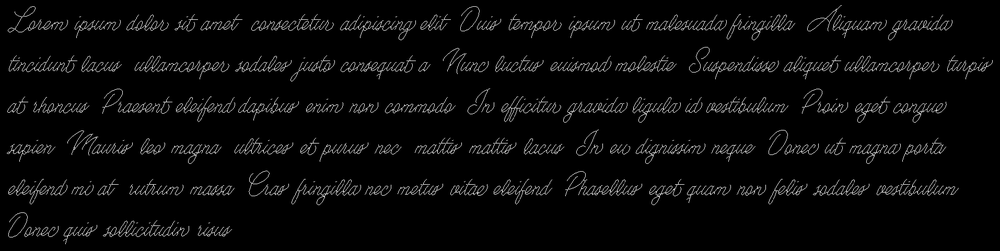
#> input picture imagens/documentos/cursivo_skeletonize_imagej.png, 1000 x 251 px, shrunk from 1914 x 481 before the run
$ jupyter execute tentativa2.ipynb   (shell and % lines are left out)
#> lines starting #> are read from the running program, lines starting #| are printed output that depends on the picture; after the words box and inside, x2 and y2 are one past the last pixel; in counts of white or black regions, pixels touching at a corner belong together
## inicio

[cell 1]
import cv2 as cv
import matplotlib.pyplot as plt
import numpy as np
import os

[cell 2]
file_string = "./imagens/documentos/cursivo_skeletonize_imagej.png"
gmap = plt.cm.gray
line_dir = "./imagens/linhas/"
word_dir = "./imagens/palavras/"
if not os.path.exists(line_dir):
    os.mkdir(line_dir)
if not os.path.exists(word_dir):
    os.mkdir(word_dir)

## Definindo funcoes

[cell 3]
def find_words(img):
    h,w = img.shape

    inicial = 0
    final = 0
    palavras = []
    empty_line_count = 0

    max_empty_lines = 4
    min_gap_size = 5


    for x in range(0, w):
        sum = 0
        for y in range(0,h):
            sum += img[y][x]
        col_avg = sum/h
        line_is_empty = col_avg == 255

        if line_is_empty:
                empty_line_count+=1

                if empty_line_count == max_empty_lines:
                    final = x
                    gap_size = final - inicial

                    if gap_size > min_gap_size:
                        palavras.append(img[:, inicial:final])

                elif empty_line_count>4:
                    if col_avg == 255:
                        empty_line_count = 0
                    inicial = final
    return palavras

[cell 4]
def find_lines(img):
    h, w = img.shape
    i=0
    start = 0
    end = 0
    lines=[]

    for y in range(0, h):
        sum = 0
        for x in range(0,w):
            sum += img[y][x]
        line_avg = sum/w
        if line_avg == 255:
            i+=1

            if i == 4:
                end = y

                if end - start > 15:
                    n = lines.append(img[start:end, ])
                    #print(start, end)

                start = end

            elif i>4:
                if line_avg == 255:
                    i = 0

    return lines

[cell 5]
def save_results(array, dir, name:str = ""):
    i=0
    for img in array:
        cv.imwrite(f"{dir}{name+str(i)}.png", img)
        i+=1

### testes

[cell 6]
def hor_density(img,h:int,w:int,min_h : int = 0,min_w : int = 0):
    most = 0
    least = 255
    avg_img = 0

    for y in range(min_h, h):
        sum = 0
        for x in range(min_w,w):
            sum += img[y][x]

        avg_line = sum/(w-min_w)
        avg_img += avg_line

        if avg_line > most:
            most = avg_line
        elif avg_line < least:
            least = avg_line

    avg_img = avg_img/(h-min_h)

    return avg_img, most, least

[cell 7]
def ver_density(img,h:int,w:int,min_h : int = 0,min_w : int = 0):
    most = 0
    least = 255
    avg_img = 0

    for x in range(min_w, w):
        sum = 0
        for y in range(min_h, h):
            sum += img[y][x]

        avg_col = sum/(h-min_h)
        avg_img += avg_col

        if avg_col > most:
            most = avg_col
        elif avg_col < least:
            least = avg_col

    avg_img = avg_img/(w-min_w)

    return avg_img, most, least

## imagem inicial

[cell 8]
def initial(file:str):
    img = cv.imread(file)
#> img is the input picture: shape (251, 1000, 3); min 0, max 217, mean 9.4
    img_inverted = cv.bitwise_not(img)
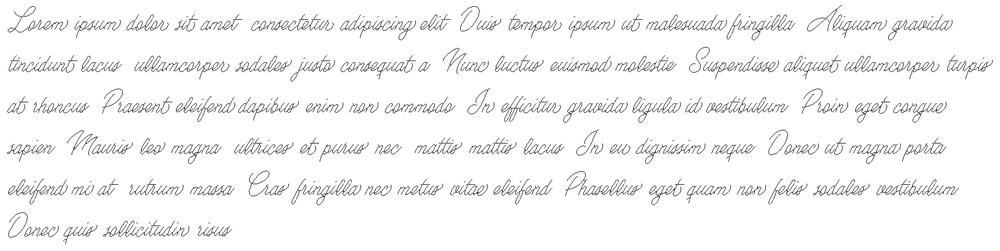
#> img_inverted: shape (251, 1000, 3); min 38, max 255, mean 245.6
    img_gs = cv.cvtColor(img_inverted, cv.COLOR_RGB2GRAY)
    _, img_otsu = cv.threshold(img_gs, 128, 255, cv.THRESH_OTSU)
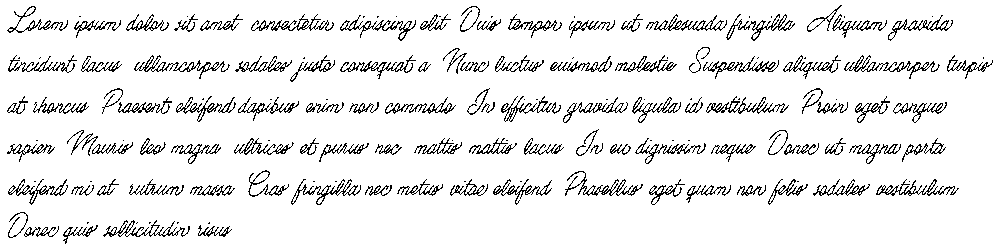
#> img_otsu: shape (251, 1000); 92.1% white; black in thin lines or dots
    #https://matplotlib.org/stable/users/explain/colors/colormaps.html

    return img_otsu, img_otsu.shape[0], img_otsu.shape[1]

[cell 9]
img, h, w = initial(file_string)
#> h = 251; w = 1000
print(h, w)
#| 251 1000
plt.imshow(img, cmap = gmap)

## Main

[cell 10]
lines = find_lines(img)
#> after the loop in find_lines, `for y in range(0, h):`: i = 3
#> lines = 6 items

[cell 11]
i=0
for line in lines:
    words = find_words(line)
    save_results(words, word_dir, f"palavra-{i}-")
    i+=1
#> this loop made 6 passes
#> h in find_words on passes 1 to 6: 41, 40, 40, 40, 40, 37
#> pass 1, in save_results, `cv.imwrite(f"{dir}{name+str(i)}.png", img)`:
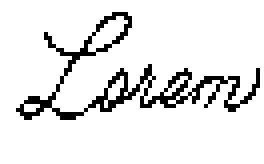
#> saved as palavra-0-0.png: shape (41, 66) (shown 4 times larger); 90.3% white; black in thin lines or dots, all inside (x1, y1, x2, y2) = (4, 3, 65, 30)
#> pass 1, in save_results, `cv.imwrite(f"{dir}{name+str(i)}.png", img)`:
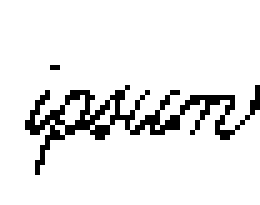
#> saved as palavra-0-1.png: shape (41, 52) (shown 5 times larger); 91% white; black in thin lines or dots, all inside (x1, y1, x2, y2) = (5, 13, 52, 35)
#> pass 1, in save_results, `cv.imwrite(f"{dir}{name+str(i)}.png", img)`:
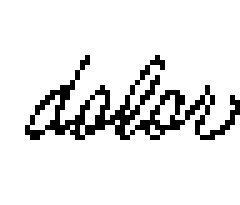
#> saved as palavra-0-2.png: shape (41, 48) (shown 5 times larger); 89.9% white; black in thin lines or dots, all inside (x1, y1, x2, y2) = (5, 11, 48, 28)
#> pass 1, in save_results, `cv.imwrite(f"{dir}{name+str(i)}.png", img)`:
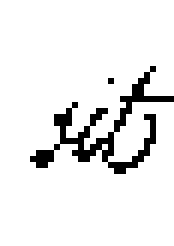
#> saved as palavra-0-3.png: shape (41, 29) (shown 6 times larger); 92.2% white; black in thin lines or dots, all inside (x1, y1, x2, y2) = (5, 11, 29, 29)
#> after the loop, i = 6

## Tests

[cell 12]
word = lines[0]
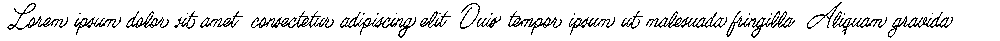
#> word: shape (41, 1000); 90.7% white; black in thin lines or dots, all inside (x1, y1, x2, y2) = (7, 2, 953, 38)
ctrl = 0
w, h = word.shape
#> w = 41; h = 1000
for x in range(h-1):
    for y in range(w-1):
        if word[y+1][x] == 0:
            ctrl = 1
            break
        if y == h-10 and ctrl == 1:
            print("chegou no final")

### Tentando separar palavras que não foram separadas pelo algoritmo anterior

==Na real acabou não funcionando...==
Acredito que a melhor alternativa seria permitir ao usuário identificar palavras que estejam juntas e clicar aonde separar.

[cell 13]
def separate_words1(img,h:int,w:int ,min_h : int = 0,min_w : int = 0):
#> called with h = 41, w = 1000, min_h = 0, min_w = 0
    print(h,w)
    avg_col_val = ver_density(img,h,w)[0]
#> after the loop in ver_density, `for x in range(min_w, w):`: avg_img = 231347.2; least = 186.6; most = 255
#> in ver_density, `avg_img = avg_img/(w-min_w)`: avg_img = 231.3
#> avg_col_val = 231.3
    in_gap = False
    gap_start = 0
    gap_end = 0
    arr = []
    for x in range(min_w, w):
        sum = 0
        for y in range(min_h, h):
            sum += img[y][x]

        avg_col = sum/(h-min_h)

        if avg_col < avg_col_val and not in_gap:
            in_gap = True
            gap_start = x

        elif avg_col >= avg_col_val and in_gap:
            in_gap = False
            gap_end = x
            gap = gap_end-gap_start
            if gap > 10:
                arr.append(img[:,gap_start:gap_end])
            gap_end = 0
            gap_start = 0
            gap = 0
        else:
            pass
#> after the loop, arr = 13 items; gap = 0; gap_end = 0; gap_start = 0; in_gap = False
    save_results(arr,word_dir, "separated_words")
